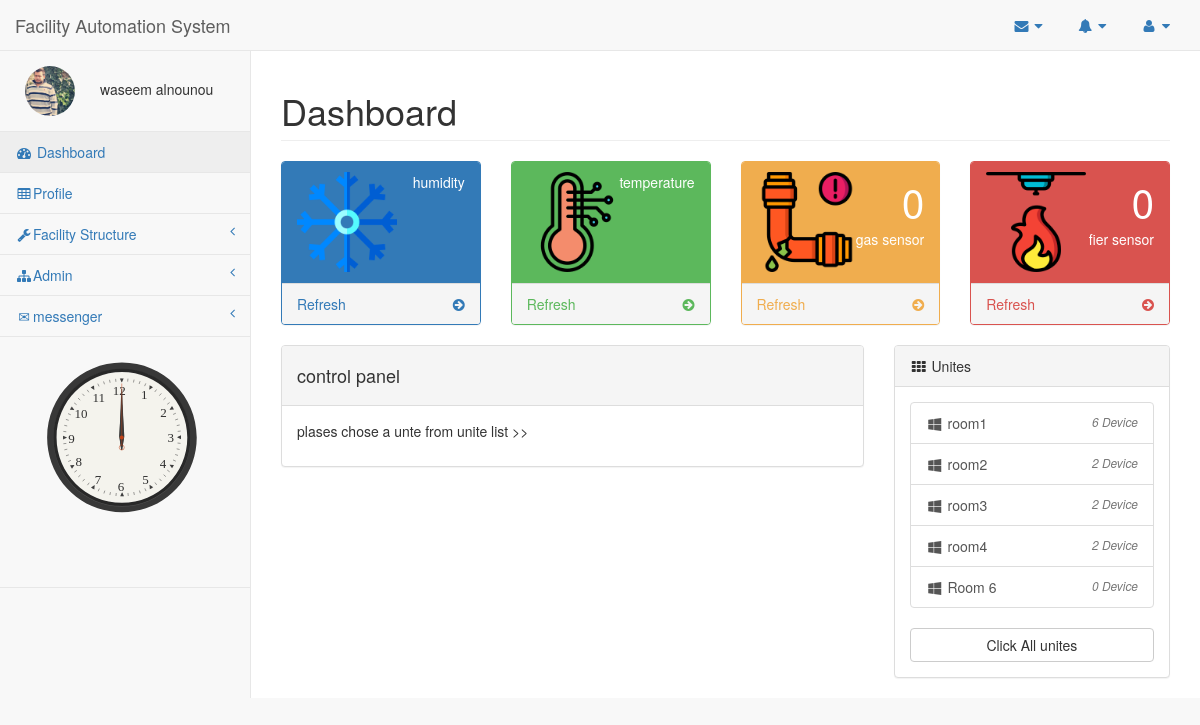
/FAS/pages/index.php (signed in), run on the app's committed database.
### tables this page shows
CREATE TABLE IF NOT EXISTS `user` (
  `Id` int(10) UNSIGNED NOT NULL AUTO_INCREMENT,
  `First_Name` varchar(30) DEFAULT NULL,
  `Last_Name` varchar(30) DEFAULT NULL,
  `password` varchar(30) NOT NULL,
  `email` varchar(50) DEFAULT NULL,
  `Img` varchar(50) DEFAULT NULL,
  `Birthday` date DEFAULT NULL,
  `Gender` int(11) DEFAULT NULL,
  PRIMARY KEY (`Id`)
);

### FAS/pages/index.php (the view, shortened to what this page needs)
<?php
  include("config.php");
  $display=FALSE;
   if(!isset($_SESSION['user_Id'])){
       if(!isset($_COOKIE['FAS']))
       { Redirect('login.php', false);}
       else {$_SESSION['user_Id']=$_COOKIE['FAS'];
       $UID=$_SESSION['user_Id'];}
   }else{
          $UID=$_SESSION['user_Id'];
   }
     if($UID==NULL || $UID==''){
      Redirect('login.php', false);
   }else{
      $sql = "SELECT * FROM user WHERE Id ='$UID'";
      $result = mysqli_query($db,$sql);
      $row = mysqli_fetch_array($result,MYSQLI_ASSOC);
       $count = mysqli_num_rows($result);
      if($count == 1) {
         $user_name = $row["First_Name"]. " " .$row["Last_Name"];
         $user_Img=$row["Img"];
      }else {
      }
   }
function initunitelist($db)
{ $initlist=array();
  $initlist= $GLOBALS['uniteinfo'] ;
  foreach($initlist as $Id => $Name ){
         if($Id==0){continue;}
 $sql = "SELECT COUNT(*) as c from Device where Unite_Id=$Id";
 $result = mysqli_query($db, $sql);
 $count = mysqli_num_rows($result);
 if($count==1) {
    while($row = mysqli_fetch_assoc($result)) {
$DC=$row['c'];
   echo  " <a href='#' id='".$Id."' class='list-group-item'><i class='fa fa-windows fa-fw'></i> ".$Name."  <span class='pull-right text-muted small'><em>$DC Device</em></span></a>";
    }
  }
}
}
?>
<!DOCTYPE html>
<html lang="en">
<head>
    <link href="../vendor/bootstrap/css/bootstrap.min.css" rel="stylesheet">
    <link href="../vendor/metisMenu/metisMenu.min.css" rel="stylesheet">
    <link href="../dist/css/sb-admin-2.css" rel="stylesheet">
    <link href="../vendor/morrisjs/morris.css" rel="stylesheet">
    <link href="../vendor/font-awesome/css/font-awesome.min.css" rel="stylesheet" type="text/css">
</head>
<body>
    <div id="wrapper">
        <nav class="navbar navbar-default navbar-static-top" role="navigation" style="margin-bottom: 0">
            <div class="navbar-header">
  <a class="navbar-brand" href="index.php">Facility Automation System</a>
            </div>
            <ul   class="nav navbar-top-links navbar-right">
                <li  class="dropdown">
                    <a onclick="showmsg(<?php echo $_SESSION['user_Id']; ?>,1)" class="dropdown-toggle" data-toggle="dropdown" href="#">
                        <i class="fa fa-envelope fa-fw"></i> <i class="fa fa-caret-down"></i>
                    </a>
                </li>
                <li class="dropdown">
                    <a class="dropdown-toggle" data-toggle="dropdown" href="#">
                        <i class="fa fa-bell fa-fw"></i> <i class="fa fa-caret-down"></i>
                    </a>
                </li>
                <li class="dropdown">
                    <a class="dropdown-toggle" data-toggle="dropdown" href="#">
                        <i class="fa fa-user fa-fw"></i> <i class="fa fa-caret-down"></i>
                    </a>
                </li>
            </ul>
            <div class="navbar-default sidebar" role="navigation">
                <div class="sidebar-nav navbar-collapse">
                    <ul class="nav" id="side-menu">
                        <li class="sidebar-search">
                              <div class="row" style="">
<?php
if($user_Img<>''){
    echo  "<img class='userimg' src="."$user_Img". " alt='user image' height='50' width='50' >";
}else
{
    echo  '<img  src="\FAS\img\user\user.jpg" class="userimg"  alt="user image" height="50 width="50" />';
    }
     echo $user_name;
?>
                         </div>
                        </li>
                        <li>
                            <a href="index.php"><i class="fa fa-dashboard fa-fw"></i> Dashboard</a>
                        </li>
                        <li>
                            <a href="userprofile.php"><i class="fa fa-table fa-fw"></i>Profile</a>
                        </li>
                        <li>
                            <a href="#"><i class="fa fa-wrench fa-fw"></i>Facility Structure<span class="fa arrow"></span></a>
                        </li>
                        <li>
                            <a href="#"><i class="fa fa-sitemap fa-fw"></i>Admin<span class="fa arrow"></span></a>
                        </li>
                        <li>
                            <a href="#"><i class="fa glyphicon-envelope fa-fw"></i>messenger<span class="fa arrow"></span></a>
                        </li>
                          <li>
<svg version="1.1" id="clock" xmlns="http://www.w3.org/2000/svg" xmlns:xlink="http://www.w3.org/1999/xlink" x="0px" y="0px"
	 width="150px" height="150px" viewBox="50 50 400 500"
	 xml:space="preserve">
<g id="markings">
	<text transform="matrix(1 0 0 1 282 174.4307)" fill="#303030" font-family="'Futura-Medium'" font-size="26">1</text>
	<text transform="matrix(1 0 0 1 320.6987 209.9229)" fill="#303030" font-family="'Futura-Medium'" font-size="26">2</text>
	<text transform="matrix(1 0 0 1 335.0396 260.3213)" fill="#303030" font-family="'Futura-Medium'" font-size="26">3</text>
	<text transform="matrix(1 0 0 1 319.6987 311.6914)" fill="#303030" font-family="'Futura-Medium'" font-size="26">4</text>
	<text transform="matrix(1 0 0 1 284.5 344.7695)" fill="#303030" font-family="'Futura-Medium'" font-size="26">5</text>
	<text transform="matrix(1 0 0 1 235.5522 357.5293)" fill="#303030" font-family="'Futura-Medium'" font-size="26">6</text>
	<text transform="matrix(1 0 0 1 189.3726 343.7695)" fill="#303030" font-family="'Futura-Medium'" font-size="26">7</text>
	<text transform="matrix(1 0 0 1 151.0664 308.9883)" fill="#303030" font-family="'Futura-Medium'" font-size="26">8</text>
	<text transform="matrix(1 0 0 1 136.3916 262.6992)" fill="#303030" font-family="'Futura-Medium'" font-size="26">9</text>
	<text transform="matrix(1 0 0 1 149.0664 212.9229)" fill="#303030" font-family="'Futura-Medium'" font-size="26">10</text>
	<text transform="matrix(1 0 0 1 184.9673 179.9668)" fill="#303030" font-family="'Futura-Medium'" font-size="26">11</text>
	<text transform="matrix(1 0 0 1 225.7227 165.9639)" fill="#303030" font-family="'Futura-Medium'" font-size="26">12</text>
</g>
</svg>
                        </li>
                    </ul>
                </div>
            </div>
        </nav>
        <div id="page-wrapper">
            <div class="row">
                <div class="col-lg-12">
                    <h1 class="page-header">Dashboard</h1>
                </div>
            </div>
            <div class="row">
                <div class="col-lg-3 col-md-6">
                    <div class="panel panel-primary">
                        <div class="panel-heading">
                            <div class="row">
                                <div class="col-xs-3">
                                     <img src="\FAS\img\icon\015-snowflake.png" width="100" height="100" alt="humidity sensor" >
                                </div>
                                <div class="col-xs-9 text-right">
                                    <div>humidity</div>
                                </div>
                            </div>
                        </div>
                        <a >
                            <div class="panel-footer" onclick="getH()">
                                <span class="pull-left">Refresh</span>
                                <span class="pull-right"><i class="fa fa-arrow-circle-right"></i></span>
                                <div class="clearfix"></div>
                            </div>
                        </a>
                    </div>
                </div>
                <div class="col-lg-3 col-md-6">
                    <div class="panel panel-green">
                        <div class="panel-heading">
                            <div class="row">
                                <div class="col-xs-3">
                                   <img src="\FAS\img\icon\thermometer.png" width="100" height="100" alt="thermometer" >
                                </div>
                                <div class="col-xs-9 text-right">
                                    <div>temperature</div>
                                </div>
                            </div>
                        </div>
                        <a>
                            <div class="panel-footer" onclick="getT()">
                                <span class="pull-left">Refresh</span>
                                <span class="pull-right">
                                    <i class="fa fa-arrow-circle-right"></i>
                                </span>
                                <div class="clearfix"></div>
                            </div>
                        </a>
                    </div>
                </div>
                <div class="col-lg-3 col-md-6">
                    <div class="panel panel-yellow">
                        <div class="panel-heading">
                            <div class="row">
                                <div class="col-xs-3">
                               <img src="\FAS\img\icon\057-leak.png" width="100" height="100" alt="gas sensor" >
                                </div>
                                <div class="col-xs-9 text-right">
                                    <div class="huge" id="gas">0</div>
                                    <div>gas sensor</div>
                                </div>
                            </div>
                        </div>
                        <a href="#">
                            <div class="panel-footer">
                                <span class="pull-left">Refresh</span>
                                <span class="pull-right"><i class="fa fa-arrow-circle-right"></i></span>
                                <div class="clearfix"></div>
                            </div>
                        </a>
                    </div>
                </div>
                <div class="col-lg-3 col-md-6">
                    <div class="panel panel-red">
                        <div class="panel-heading">
                            <div class="row">
                                <div class="col-xs-3">
                                     <img src="\FAS\img\icon\056-sensor.png" width="100" height="100" alt="fier sensor" >
                                </div>
                                <div class="col-xs-9 text-right">
                                    <div class="huge" id="fier" >0</div>
                                    <div>fier sensor</div>
                                </div>
                            </div>
                        </div>
                        <a href="#">
                            <div class="panel-footer">
                                <span class="pull-left">Refresh</span>
                                <span class="pull-right"><i class="fa fa-arrow-circle-right"></i></span>
                                <div class="clearfix"></div>
                            </div>
                        </a>
                    </div>
                </div>
            </div>
            <div class="row">
                <div id="divcontent" class="col-lg-8">
                <?php
if($display){
echo "<div class='panel panel-default' ><div class='panel-heading'><h4>control panel</h4></div><div class='panel-body'><div id='controlpanel'>";
 echo "<p>plases chose a unte from unite list >></p>";
 echo "</div></div></div>";
}
 ?>
                </div>
                <div class="col-lg-4">
                    <div class="panel panel-default">
                        <div class="panel-heading">
                            <i class="fa fa-th fa-fw"></i> Unites
                        </div>
                        <div class="panel-body">
                            <div id="ULI" class="list-group">
                               <?php
if($display)
 initunitelist($db);
?>
                            </div>
                            <a href="#" id="allunite" class="btn btn-default btn-block">Click All unites</a>
                        </div>
                    </div>
                </div>
            </div>
        </div>
    </div>
</body>
</html>

### FAS/pages/index.php (style rules this page uses)
.userimg { border-radius: 50%; margin-top:0px ; margin-bottom:0px; margin-right:25px; margin-left: 25px; border:#808080 soild 2px; }
svg { width: 250px; height: 250px; display: block; margin: auto; }

### data on the page
user: Img (picture), user_name "waseem alnounou"

### other printed values
$Name "room1"
$DC "6"
$Name "room2"
$DC "2"
$Name "room3"
$Name "room4"
$Name "Room 6"
$DC "0"
